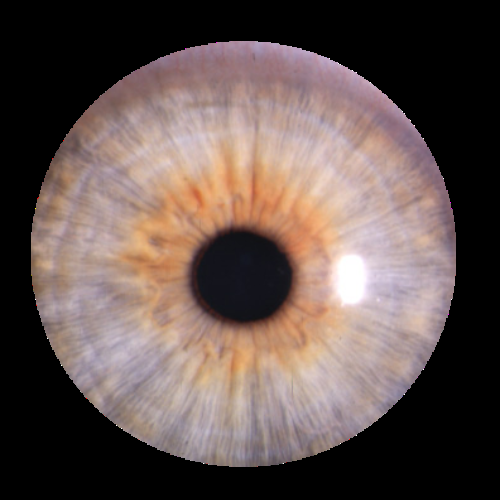
#> input picture cornee.png, 500 x 500 px
$ python dct.py
#> lines starting #> are read from the running program, lines starting #| are printed output that depends on the picture
# import required libraries
import cv2
import numpy as np

# read input image as grayscale
img = cv2.imread('cornee.png', 0)
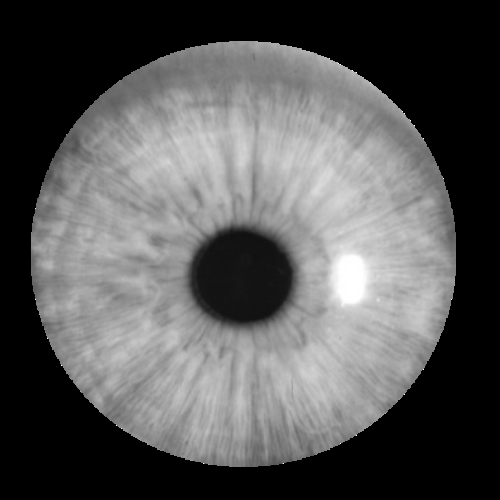
#> img: shape (500, 500); min 0, max 255, mean 87

# convert the grayscale to float32
imf = np.float32(img) # float conversion

# find discrete cosine transform
dst = cv2.dct(imf, cv2.DCT_INVERSE)

# apply inverse discrete cosine transform
img1 = cv2.idct(dst)

# convert to uint8
img1 = np.uint8(img)

# display the images
cv2.imshow("DCT", dst)
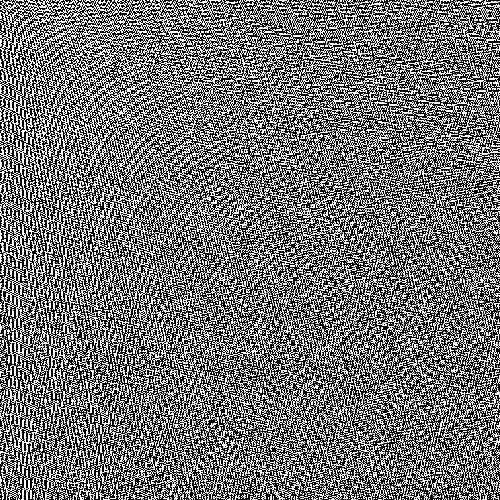
#> window 'DCT': shape (500, 500); min 0, max 255, mean 116
cv2.waitKey(0)
cv2.imshow("IDCT back image", img1)
cv2.waitKey(0)
cv2.destroyAllWindows()

$ run again, with ct_scan.png copied over cornee.png
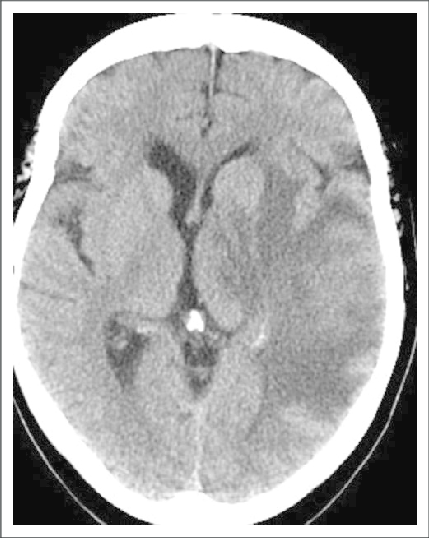
#> input picture ct_scan.png, 429 x 538 px
#> `cv2.imshow("DCT", dst)`:
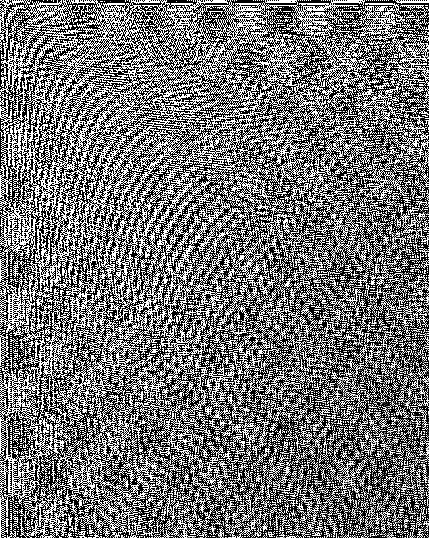
#> window 'DCT': shape (538, 429); min 0, max 255, mean 116
